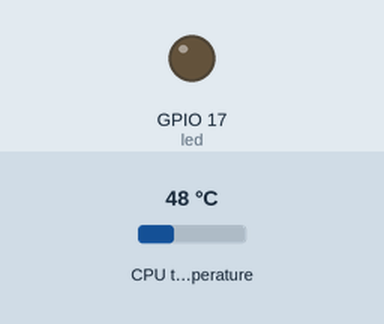
Simulated run of this program. Board: Raspberry Pi (BCM pin numbers). Parts: output pins drawn as LEDs (lit = HIGH). Inputs (shaded band) come from the test bench; at power-on: CPU temperature 48 °C.

Above: at 1.2 s.
1.3 s: CPU temperature set to 59 °C
3.2 s: CPU temperature set to 62 °C
At 4.6 s:
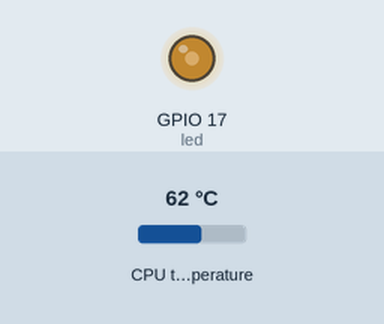
7.3 s: CPU temperature set to 71 °C
At 8.9 s:
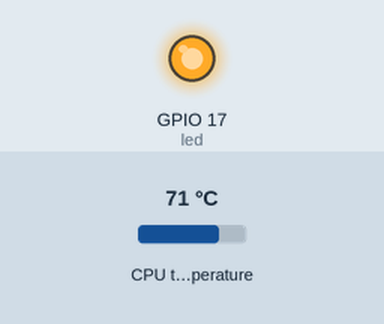
Timing chart, 0 to 10.4 s (numbered marks = the images above; inputs shaded):
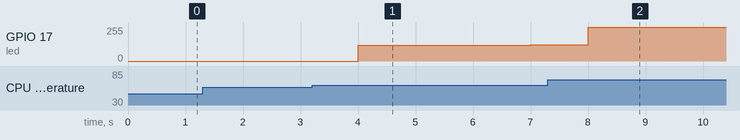

The program:

fan.py
```python
from gpiozero import CPUTemperature, PWMLED
from time import sleep

led = PWMLED(17) # PWM-Pin

startTemp = 60.0 # Temperature at which the fan goes on
coolDown = 50.0  # Temperature to which it is cooled down
active_coolDown = False # Variable to cool down

pTemp = 8 # Proportional part
iTemp = 0.2 # Integral part

fanSpeed = 0 # Fan speed
sum = 0 # Memory variable for ishare

while True: # control loop
	cpu = CPUTemperature() # Reading the current temperature
	actTemp = cpu.temperature # Current temperature as float variable

	if actTemp < coolDown:
		active_coolDown = False # do not cool
	elif actTemp > startTemp:
		active_coolDown = True # cool

	diff = actTemp - startTemp
	sum = sum + diff
	pDiff = diff * pTemp
	iDiff = sum * iTemp

	if active_coolDown == True: # Adjust fan speed
		fanSpeed = pDiff + iDiff + 35

		while(fanSpeed < 45 and active_coolDown == True):
			fanSpeed = fanSpeed + 1
	elif active_coolDown == False: # Set fan to zero
		fanSpeed = 0

	# Set boundary values
	if fanSpeed > 100:
		fanSpeed = 100
	if sum > 100 :
		sum = 100
	elif sum < -100:
		sum = -100

	# print(str(actTemp) + " *C, " + str(fanSpeed))		# Printing temperature and teh speed of the fan
	led.value = fanSpeed / 100 # PWM output
	sleep(1)
```

Measured:
- the behaviour switches between 60 and 61 °C on CPU temperature (found by bisection; images 0 and 1)
- after the input at 1.3 s, every drawn part: stays the same
- after the input at 3.2 s, GPIO 17 (led): 0/255 → 118/255 after 0.80 s, → 119/255 1.0 s later, → 120/255 1.0 s later, → 121/255 1.0 s later
